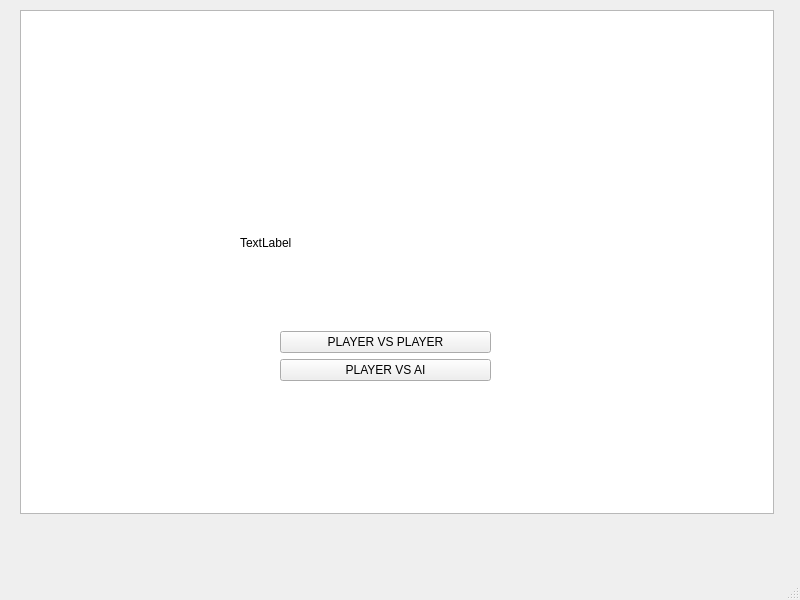
<?xml version="1.0" encoding="UTF-8"?>
<ui version="4.0">
 <class>MainWindow</class>
 <widget class="QMainWindow" name="MainWindow">
  <property name="geometry">
   <rect>
    <x>0</x>
    <y>0</y>
    <width>800</width>
    <height>600</height>
   </rect>
  </property>
  <property name="windowTitle">
   <string>MainWindow</string>
  </property>
  <widget class="QWidget" name="centralwidget">
   <widget class="QWidget" name="layoutWidget">
    <property name="geometry">
     <rect>
      <x>240</x>
      <y>160</y>
      <width>291</width>
      <height>221</height>
     </rect>
    </property>
    <layout class="QVBoxLayout" name="verticalLayout_4">
     <item>
      <spacer name="verticalSpacer_2">
       <property name="orientation">
        <enum>Qt::Vertical</enum>
       </property>
       <property name="sizeHint" stdset="0">
        <size>
         <width>20</width>
         <height>40</height>
        </size>
       </property>
      </spacer>
     </item>
     <item>
      <widget class="QLabel" name="logo">
       <property name="text">
        <string>TextLabel</string>
       </property>
      </widget>
     </item>
     <item>
      <spacer name="verticalSpacer">
       <property name="orientation">
        <enum>Qt::Vertical</enum>
       </property>
       <property name="sizeHint" stdset="0">
        <size>
         <width>20</width>
         <height>40</height>
        </size>
       </property>
      </spacer>
     </item>
     <item>
      <layout class="QHBoxLayout" name="horizontalLayout_3">
       <item>
        <spacer name="horizontalSpacer_5">
         <property name="orientation">
          <enum>Qt::Horizontal</enum>
         </property>
         <property name="sizeType">
          <enum>QSizePolicy::Fixed</enum>
         </property>
         <property name="sizeHint" stdset="0">
          <size>
           <width>40</width>
           <height>20</height>
          </size>
         </property>
        </spacer>
       </item>
       <item>
        <widget class="QPushButton" name="playButton">
         <property name="text">
          <string>PLAYER VS PLAYER</string>
         </property>
        </widget>
       </item>
       <item>
        <spacer name="horizontalSpacer_6">
         <property name="orientation">
          <enum>Qt::Horizontal</enum>
         </property>
         <property name="sizeType">
          <enum>QSizePolicy::Fixed</enum>
         </property>
         <property name="sizeHint" stdset="0">
          <size>
           <width>40</width>
           <height>20</height>
          </size>
         </property>
        </spacer>
       </item>
      </layout>
     </item>
     <item>
      <layout class="QVBoxLayout" name="verticalLayout">
       <item>
        <layout class="QHBoxLayout" name="horizontalLayout">
         <item>
          <spacer name="horizontalSpacer">
           <property name="orientation">
            <enum>Qt::Horizontal</enum>
           </property>
           <property name="sizeType">
            <enum>QSizePolicy::Fixed</enum>
           </property>
           <property name="sizeHint" stdset="0">
            <size>
             <width>40</width>
             <height>20</height>
            </size>
           </property>
          </spacer>
         </item>
         <item>
          <widget class="QPushButton" name="aiplayButton">
           <property name="text">
            <string>PLAYER VS AI</string>
           </property>
          </widget>
         </item>
         <item>
          <spacer name="horizontalSpacer_2">
           <property name="orientation">
            <enum>Qt::Horizontal</enum>
           </property>
           <property name="sizeType">
            <enum>QSizePolicy::Fixed</enum>
           </property>
           <property name="sizeHint" stdset="0">
            <size>
             <width>40</width>
             <height>20</height>
            </size>
           </property>
          </spacer>
         </item>
        </layout>
       </item>
      </layout>
     </item>
    </layout>
   </widget>
   <widget class="QGraphicsView" name="graphicsView">
    <property name="geometry">
     <rect>
      <x>20</x>
      <y>10</y>
      <width>754</width>
      <height>504</height>
     </rect>
    </property>
   </widget>
   <widget class="QLabel" name="victorLabel">
    <property name="geometry">
     <rect>
      <x>200</x>
      <y>60</y>
      <width>371</width>
      <height>71</height>
     </rect>
    </property>
    <property name="font">
     <font>
      <pointsize>28</pointsize>
     </font>
    </property>
    <property name="layoutDirection">
     <enum>Qt::LeftToRight</enum>
    </property>
    <property name="text">
     <string/>
    </property>
    <property name="alignment">
     <set>Qt::AlignCenter</set>
    </property>
   </widget>
   <zorder>graphicsView</zorder>
   <zorder>layoutWidget</zorder>
   <zorder>victorLabel</zorder>
  </widget>
  <widget class="QMenuBar" name="menubar">
   <property name="geometry">
    <rect>
     <x>0</x>
     <y>0</y>
     <width>800</width>
     <height>26</height>
    </rect>
   </property>
  </widget>
  <widget class="QStatusBar" name="statusbar"/>
 </widget>
 <resources/>
 <connections/>
</ui>
